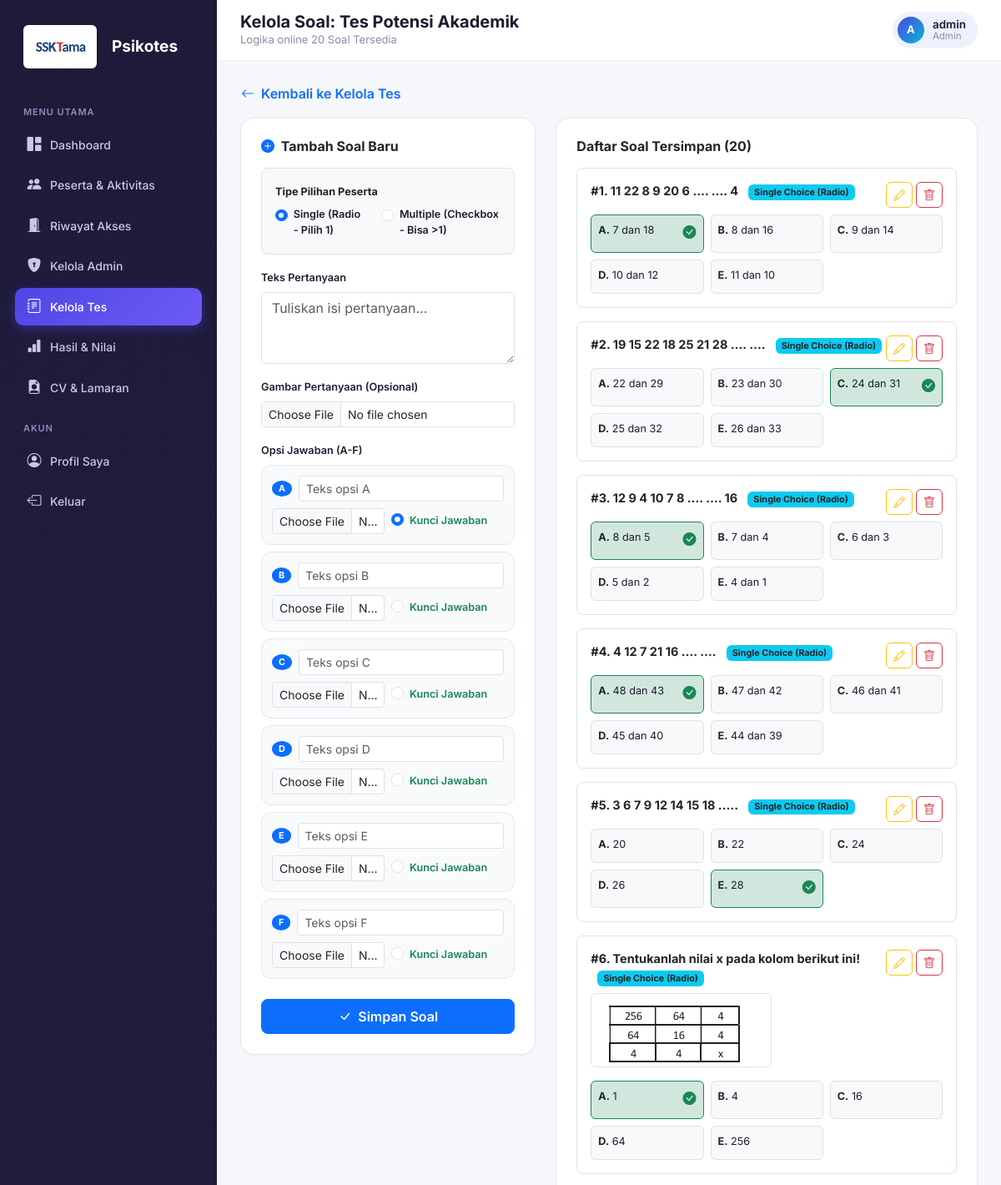
Page /admin/soal.php?tes_id=1 (signed in, upper part) on the committed database.
### tables this page shows
CREATE TABLE `tes` (
  `id` int NOT NULL,
  `grup_id` int DEFAULT NULL,
  `urutan_dalam_grup` int NOT NULL DEFAULT '0',
  `judul` varchar(150) NOT NULL,
  `jenis` enum('logika','psikotes','eksternal') NOT NULL DEFAULT 'logika',
  `tipe_psikotes` enum('disc','mbti','papikostik') DEFAULT NULL,
  `skala_iq` varchar(10) DEFAULT NULL,
  `format_soal` enum('single','forced_choice','external_manual') NOT NULL DEFAULT 'single',
  `link_eksternal` varchar(255) DEFAULT NULL,
  `deskripsi` text,
  `durasi_menit` int NOT NULL DEFAULT '30',
  `status` enum('aktif','nonaktif') NOT NULL DEFAULT 'aktif',
  `created_at` timestamp NULL DEFAULT CURRENT_TIMESTAMP,
  `urutan` int NOT NULL DEFAULT '0'
);

CREATE TABLE `users` (
  `id` int NOT NULL,
  `nama` varchar(150) NOT NULL,
  `jabatan_dilamar` varchar(150) DEFAULT NULL,
  `tanggal_lahir` date DEFAULT NULL,
  `batas_waktu_menit` int DEFAULT NULL,
  `aktif_mulai` datetime DEFAULT NULL,
  `aktif_sampai` datetime DEFAULT NULL,
  `email` varchar(150) NOT NULL,
  `password` varchar(255) NOT NULL,
  `reset_token` varchar(64) DEFAULT NULL,
  `reset_expires` datetime DEFAULT NULL,
  `role` enum('admin','peserta') NOT NULL DEFAULT 'peserta',
  `foto` varchar(255) DEFAULT NULL,
  `status` enum('aktif','nonaktif','gugur') NOT NULL DEFAULT 'aktif',
  `created_at` timestamp NULL DEFAULT CURRENT_TIMESTAMP
);

CREATE TABLE `soal` (
  `id` int NOT NULL,
  `tes_id` int NOT NULL,
  `pertanyaan` text NOT NULL,
  `tipe_soal` enum('single','multiple') NOT NULL DEFAULT 'single',
  `gambar` varchar(255) DEFAULT NULL,
  `urutan` int DEFAULT '0',
  `created_at` timestamp NULL DEFAULT CURRENT_TIMESTAMP
);

CREATE TABLE `opsi` (
  `id` int NOT NULL,
  `soal_id` int NOT NULL,
  `label` char(1) NOT NULL,
  `teks` varchar(255) DEFAULT NULL,
  `gambar` varchar(255) DEFAULT NULL,
  `is_benar` tinyint(1) NOT NULL DEFAULT '0',
  `nilai` int NOT NULL DEFAULT '0',
  `dimensi` varchar(2) DEFAULT NULL,
  `dimensi_least` varchar(2) DEFAULT NULL
);

### includes/functions.php (called while the page is built, shortened)
<?php
require_once __DIR__ . '/../config/database.php';
function isLoggedIn(): bool {
    return isset($_SESSION['user_id']);
}
function currentUser(): ?array {
    static $user = null;
    if ($user === null) {
        $stmt = getDB()->prepare("SELECT * FROM users WHERE id = ?");
        $stmt->execute([$_SESSION['user_id']]);
        $user = $stmt->fetch();
    }
    return $user;
}
function e(?string $str): string {
    return htmlspecialchars($str ?? '', ENT_QUOTES, 'UTF-8');
}

### config/database.php (called while the page is built, shortened)
<?php
function getDB() {
    static $pdo = null;
    if ($pdo === null) {
        try {
            $pdo = new PDO(
                "mysql:host=" . DB_HOST . ";dbname=" . DB_NAME . ";charset=utf8mb4",
                DB_USER,
                DB_PASS,
                [
                    PDO::ATTR_ERRMODE            => PDO::ERRMODE_EXCEPTION,
                    PDO::ATTR_DEFAULT_FETCH_MODE => PDO::FETCH_ASSOC,
                    PDO::ATTR_EMULATE_PREPARES   => false,
                ]
            );
        } catch (PDOException $e) {
            die('Koneksi database gagal: ' . $e->getMessage());
        }
    }
    return $pdo;
}

### admin/soal.php (the view, shortened to what this page needs)
<?php
require_once __DIR__ . '/../includes/functions.php';
$db = getDB();
$tesId = (int)($_GET['tes_id'] ?? 0);
$stmt = $db->prepare("SELECT * FROM tes WHERE id = ?");
$stmt->execute([$tesId]);
$tes = $stmt->fetch();
$labelsOpsi = ($tes['jenis'] === 'logika')
    ? ['A', 'B', 'C', 'D', 'E', 'F']
    : ['A', 'B', 'C', 'D', 'E'];
$labelAkhir = end($labelsOpsi);
$editSoal = null;
$editOpsiMap = [];
$soalList = $db->prepare("SELECT * FROM soal WHERE tes_id = ? ORDER BY urutan ASC, id ASC");
$soalList->execute([$tesId]);
$soalList = $soalList->fetchAll();
foreach ($soalList as &$s) {
    $stmt = $db->prepare("SELECT * FROM opsi WHERE soal_id = ? ORDER BY label ASC");
    $stmt->execute([$s['id']]);
    $s['opsi'] = $stmt->fetchAll();
}
$pageTitle = 'Kelola Soal: ' . $tes['judul'];
$pageDesc = ucfirst($tes['jenis']) . ' online ' . count($soalList) . ' Soal Tersedia';
$activeMenu = 'tes';
include __DIR__ . '/../includes/layout_top.php';
?>
<div class="mb-3">
    <a href="tes.php" class="btn btn-link text-decoration-none p-0 fw-semibold text-primary">
        <i class="bi bi-arrow-left me-1"></i> Kembali ke Kelola Tes
    </a>
</div>
<div class="row g-4">
    <div class="col-lg-5">
        <div class="card-modern-box">
            <div class="d-flex justify-content-between align-items-center mb-3">
                <h6 class="fw-bold text-dark mb-0">
                    <i class="bi bi-<?= $editSoal ? 'pencil-square text-warning' : 'plus-circle-fill text-primary' ?> me-1"></i>
                    <?= $editSoal ? 'Edit Soal' : 'Tambah Soal Baru' ?>
                </h6>
            </div>
            <form method="POST" enctype="multipart/form-data" action="soal.php?tes_id=<?= $tesId ?>">
                <?php if ($tes['jenis'] === 'logika'): ?>
                <div class="mb-3 p-3 bg-light rounded-3 border">
                    <label class="form-label small fw-bold text-dark mb-2">Tipe Pilihan Peserta</label>
                    <div class="d-flex gap-3">
                        <div class="form-check">
                            <input class="form-check-input" type="radio" name="tipe_soal" id="tipeSingle" value="single" <?= ($editSoal['tipe_soal'] ?? 'single') === 'single' ? 'checked' : '' ?> onchange="toggleTipeSoal()">
                            <label class="form-check-label small fw-semibold" for="tipeSingle">
                                Single (Radio - Pilih 1)
                            </label>
                        </div>
                        <div class="form-check">
                            <input class="form-check-input" type="radio" name="tipe_soal" id="tipeMultiple" value="multiple" <?= ($editSoal['tipe_soal'] ?? '') === 'multiple' ? 'checked' : '' ?> onchange="toggleTipeSoal()">
                            <label class="form-check-label small fw-semibold" for="tipeMultiple">
                                Multiple (Checkbox - Bisa >1)
                            </label>
                        </div>
                    </div>
                </div>
                <?php endif; ?>
                <div class="mb-3">
                    <label class="form-label small fw-semibold">Teks Pertanyaan</label>
                    <textarea name="pertanyaan" class="form-control" rows="3" placeholder="Tuliskan isi pertanyaan..." required><?= e($editSoal['pertanyaan'] ?? '') ?></textarea>
                </div>
                <div class="mb-3">
                    <label class="form-label small fw-semibold">Gambar Pertanyaan (Opsional)</label>
                    <input type="file" name="gambar_soal" class="form-control form-control-sm" accept="image/*">
                </div>
                <label class="form-label small fw-semibold mb-2">Opsi Jawaban (A-<?= e($labelAkhir) ?>)</label>
                <?php
                $labelsArr = $labelsOpsi;
                foreach ($labelsArr as $i => $label):
                    $opExisting = $editOpsiMap[$label] ?? null;
                    $teksOpsiVal = $opExisting['teks'] ?? '';
                    $isBenarVal = $opExisting['is_benar'] ?? 0;
                ?>
                <div class="opsi-box mb-2">
                    <div class="d-flex align-items-center gap-2 mb-2">
                        <span class="badge bg-primary rounded-circle px-2 py-1"><?= $label ?></span>
                        <input type="text" name="opsi_teks[]" class="form-control form-control-sm" placeholder="Teks opsi <?= $label ?>" value="<?= e($teksOpsiVal) ?>">
                    </div>
                    <div class="row g-2 align-items-center">
                        <div class="col-6">
                            <input type="file" name="opsi_gambar[]" class="form-control form-control-sm" accept="image/*">
                        </div>
                        <div class="col-6">
                            <?php if ($tes['jenis'] === 'logika'): ?>
                                <div class="form-check input-kunci-single">
                                    <input class="form-check-input" type="radio" name="jawaban_benar_single" value="<?= $i ?>" id="radioBenar<?= $i ?>" <?= ($isBenarVal || ($i === 0 && !$editSoal)) ? 'checked' : '' ?>>
                                    <label class="form-check-label small text-success fw-semibold" for="radioBenar<?= $i ?>">Kunci Jawaban</label>
                                </div>
                            <?php endif; ?>
                        </div>
                    </div>
                </div>
                <?php endforeach; ?>
                <button type="submit" class="btn btn-primary w-100 fw-semibold rounded-3 py-2 mt-3">
                    <i class="bi bi-check-lg me-1"></i> <?= $editSoal ? 'Update Soal' : 'Simpan Soal' ?>
                </button>
            </form>
        </div>
    </div>
    <div class="col-lg-7">
        <div class="card-modern-box">
            <h6 class="fw-bold text-dark mb-3">Daftar Soal Tersimpan (<?= count($soalList) ?>)</h6>
            <div class="d-flex flex-column gap-3">
                <?php foreach ($soalList as $idx => $s): ?>
                <div class="border rounded-3 p-3 bg-white">
                    <div class="d-flex justify-content-between align-items-start mb-2">
                        <div>
                            <span class="fw-bold text-dark">#<?= $idx + 1 ?>. <?= e($s['pertanyaan']) ?></span>
                            <?php if ($tes['jenis'] === 'logika'): ?>
                                <span class="badge bg-<?= ($s['tipe_soal'] ?? 'single') === 'multiple' ? 'warning' : 'info' ?> text-dark ms-2 small">
                                    <?= ($s['tipe_soal'] ?? 'single') === 'multiple' ? 'Multiple Choice (Checkbox)' : 'Single Choice (Radio)' ?>
                                </span>
                            <?php endif; ?>
                        </div>
                        <div class="d-flex gap-1">
                            <a href="soal.php?tes_id=<?= $tesId ?>&edit_soal=<?= $s['id'] ?>" class="btn btn-sm btn-outline-warning rounded-2">
                                <i class="bi bi-pencil"></i>
                            </a>
                            <form method="POST" action="soal.php?tes_id=<?= $tesId ?>" class="d-inline form-hapus-soal">
                                <button type="submit" class="btn btn-sm btn-outline-danger rounded-2">
                                    <i class="bi bi-trash"></i>
                                </button>
                            </form>
                        </div>
                    </div>
                    <?php if (!empty($s['gambar'])): ?>
                        <div class="mb-3">
                            <img src="../uploads/soal/<?= e($s['gambar']) ?>" class="img-thumbnail" style="max-height: 160px;" alt="Gambar soal">
                        </div>
                    <?php endif; ?>
                    <?php if (empty($s['opsi'])): ?>
                        <div class="text-muted small fst-italic">
                            <i class="bi bi-exclamation-circle me-1"></i> Belum ada opsi jawaban tersimpan untuk soal ini — klik Edit untuk melengkapinya.
                        </div>
                    <?php else: ?>
                    <div class="row g-2">
                        <?php foreach ($s['opsi'] as $o): ?>
                        <div class="col-6 col-md-4">
                            <div class="p-2 border rounded-2 h-100 <?= $o['is_benar'] ? 'bg-success-subtle border-success' : 'bg-light' ?> small">
                                <div class="d-flex justify-content-between align-items-start mb-1">
                                    <span><strong class="text-dark"><?= e($o['label']) ?>.</strong> <?= e($o['teks']) ?></span>
                                    <?php if ($o['is_benar']): ?>
                                        <i class="bi bi-check-circle-fill text-success ms-1 fs-6"></i>
                                    <?php elseif (!empty($o['dimensi'])): ?>
                                        <span class="badge-dimensi"><?= e($o['dimensi']) ?></span>
                                    <?php endif; ?>
                                </div>
                            </div>
                        </div>
                        <?php endforeach; ?>
                    </div>
                    <?php endif; ?>
                </div>
                <?php endforeach; ?>
            </div>
        </div>
    </div>
</div>
<?php include __DIR__ . '/../includes/layout_bottom.php'; ?>

### includes/layout_top.php (shortened to what this page needs)
<?php
$user = currentUser();
$role = $_SESSION['role'];
$rootPrefix = '../';
?>
<!DOCTYPE html>
<html lang="id">
<head>
<link rel="stylesheet" href="https://cdn.jsdelivr.net/npm/bootstrap@5.3.3/dist/css/bootstrap.min.css">
<link rel="stylesheet" href="https://cdn.jsdelivr.net/npm/bootstrap-icons@1.11.3/font/bootstrap-icons.css">
<link rel="stylesheet" href="<?= $rootPrefix ?>assets/css/style.css">
</head>
<body>
<div class="app-shell">
    <aside class="sidebar" id="sidebar">
        <div class="sidebar-brand">
    <img src="../assets/Logo SSKtama Fiks Revisi (1).png" alt="Logo Psikotes" style="height: 52px; width: auto; vertical-align: middle; margin-right: 8px; background: #ffffff; padding: 4px 8px; border-radius: 6px;">
    Psikotes<span style="color:#a6a0f7;"></span>
</div>
        <?php if ($role === 'admin'): ?>
            <div class="nav-section-title">Menu Utama</div>
            <a href="<?= $rootPrefix ?>admin/dashboard.php" class="nav-link <?= ($activeMenu ?? '') === 'dashboard' ? 'active' : '' ?>">
                <i class="bi bi-grid-1x2-fill"></i> Dashboard
            </a>
            <a href="<?= $rootPrefix ?>admin/peserta.php" class="nav-link <?= ($activeMenu ?? '') === 'peserta' ? 'active' : '' ?>">
                <i class="bi bi-people-fill"></i> Peserta &amp; Aktivitas
            </a>
            <a href="<?= $rootPrefix ?>admin/riwayat_akses.php" class="nav-link <?= ($activeMenu ?? '') === 'riwayat_akses' ? 'active' : '' ?>">
                <i class="bi bi-door-open-fill"></i> Riwayat Akses
            </a>
            <a href="<?= $rootPrefix ?>admin/kelola_admin.php" class="nav-link <?= ($activeMenu ?? '') === 'kelola_admin' ? 'active' : '' ?>">
                <i class="bi bi-shield-lock-fill"></i> Kelola Admin
            </a>
            <a href="<?= $rootPrefix ?>admin/tes.php" class="nav-link <?= ($activeMenu ?? '') === 'tes' ? 'active' : '' ?>">
                <i class="bi bi-journal-text"></i> Kelola Tes
            </a>
            <a href="<?= $rootPrefix ?>admin/hasil.php" class="nav-link <?= ($activeMenu ?? '') === 'hasil' ? 'active' : '' ?>">
                <i class="bi bi-bar-chart-fill"></i> Hasil &amp; Nilai
            </a>
            <a href="<?= $rootPrefix ?>admin/lamaran.php" class="nav-link <?= ($activeMenu ?? '') === 'lamaran' ? 'active' : '' ?>">
                <i class="bi bi-file-earmark-person-fill"></i> CV &amp; Lamaran
            </a>
            <div class="nav-section-title">Akun</div>
            <a href="<?= $rootPrefix ?>admin/profil.php" class="nav-link <?= ($activeMenu ?? '') === 'profil' ? 'active' : '' ?>">
                <i class="bi bi-person-circle"></i> Profil Saya
            </a>
            <a href="#" onclick="confirmLogout(event, '<?= $rootPrefix ?>logout.php')" class="nav-link">
                <i class="bi bi-box-arrow-left"></i> Keluar
            </a>
        <?php endif; ?>
    </aside>
    <div class="main-content">
        <div class="topbar">
            <div class="d-flex align-items-center gap-2">
                <div>
                    <h5><?= e($pageTitle ?? '') ?></h5>
                    <?php if (!empty($pageDesc)): ?><div class="page-desc"><?= e($pageDesc) ?></div><?php endif; ?>
                </div>
            </div>
            <div class="user-chip">
                <div class="avatar"><?= e(strtoupper(substr($user['nama'], 0, 1))) ?></div>
                <div style="line-height:1.2;">
                    <div style="font-weight:600; font-size:13.5px;"><?= e($user['nama']) ?></div>
                    <div style="font-size:11.5px; color:var(--muted); text-transform:capitalize;"><?= e($role) ?></div>
                </div>
            </div>
        </div>
        <div class="content-wrap">

### rows in the picture
tes: judul "Kelola Soal: Tes Potensi Akademik", jenis "Logika online 20 Soal Tersedia", jenis "A", jenis "Teks opsi A", jenis "B", jenis "Teks opsi B", jenis "C", jenis "Teks opsi C", jenis "D", jenis "Teks opsi D", jenis "E", jenis "Teks opsi E", jenis "F", jenis "Teks opsi F"
users: nama "A", nama "admin", nama "Admin"
soal: pertanyaan "11 22 8 9 20 6 .… …. 4", tipe_soal "Single Choice (Radio)"
opsi: label "A", teks "7 dan 18", is_benar 1 (drawn)
opsi: label "B", teks "8 dan 16"
opsi: label "C", teks "9 dan 14"
opsi: label "D", teks "10 dan 12"
opsi: label "E", teks "11 dan 10"
soal: pertanyaan "19 15 22 18 25 21 28 …. ….", tipe_soal "Single Choice (Radio)"
opsi: label "A", teks "22 dan 29"
opsi: label "B", teks "23 dan 30"
opsi: label "C", teks "24 dan 31", is_benar 1 (drawn)
opsi: label "D", teks "25 dan 32"
opsi: label "E", teks "26 dan 33"
soal: pertanyaan "12 9 4 10 7 8 …. …. 16", tipe_soal "Single Choice (Radio)"
opsi: label "A", teks "8 dan 5", is_benar 1 (drawn)
opsi: label "B", teks "7 dan 4"
opsi: label "C", teks "6 dan 3"
opsi: label "D", teks "5 dan 2"
opsi: label "E", teks "4 dan 1"
soal: pertanyaan "4 12 7 21 16 …. ….", tipe_soal "Single Choice (Radio)"
opsi: label "A", teks "48 dan 43", is_benar 1 (drawn)
opsi: label "B", teks "47 dan 42"
opsi: label "C", teks "46 dan 41"
opsi: label "D", teks "45 dan 40"
opsi: label "E", teks "44 dan 39"
soal: pertanyaan "3 6 7 9 12 14 15 18 .….", tipe_soal "Single Choice (Radio)"
opsi: label "A", teks "20"
opsi: label "B", teks "22"
opsi: label "C", teks "24"
opsi: label "D", teks "26"
opsi: label "E", teks "28", is_benar 1 (drawn)
soal: pertanyaan "Tentukanlah nilai x pada kolom berikut ini!", tipe_soal "Single Choice (Radio)", gambar (picture)
opsi: label "A", teks "1", is_benar 1 (drawn)
opsi: label "B", teks "4"
opsi: label "C", teks "16"
opsi: label "D", teks "64"
opsi: label "E", teks "256"

### other values in the picture
$labelAkhir "F"
count($soalList) "20"
